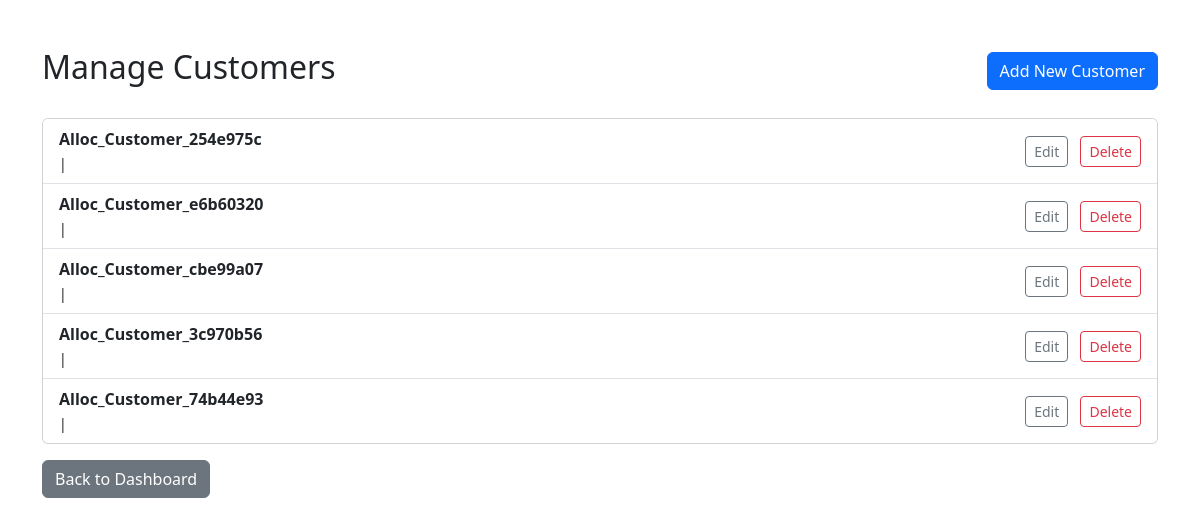
The app's page /customers (signed in) with its own data.
### app/models.py (models this page shows, shortened)
class Customer(db.Model):
    id = db.Column(db.Integer, primary_key=True)
    name = db.Column(db.String(100), nullable=False)
    phone = db.Column(db.String(20))
    email = db.Column(db.String(100))
    notes = db.Column(db.Text)
    jobs = db.relationship('Job', backref='customer', lazy=True)
    street = db.Column(db.String(200))
    town = db.Column(db.String(100))
    postcode = db.Column(db.String(20))
    latitude = db.Column(db.Float)
    longitude = db.Column(db.Float)

### app/routes.py (the view)
@main.route('/customers')
@login_required
@organizer_required
def customers():
    all_customers = Customer.query.all()
    return render_template('customers.html', customers=all_customers)

### app/routes.py (called while the page is built)
def organizer_required(f):
    @wraps(f)
    def decorated_function(*args, **kwargs):
        if not current_user.is_authenticated or current_user.role != 'organizer':
            return redirect(url_for('main.login')) # Or show a 403 error
        return f(*args, **kwargs)
    return decorated_function

### templates/customers.html (shortened to what this page needs)
{% extends "base.html" %}
{% block content %}
<div class="d-flex justify-content-between align-items-center mt-5">
  <h2>Manage Customers</h2>
  <a href="{{ url_for('main.add_customer') }}" class="btn btn-primary">Add New Customer</a>
</div>
<div class="card mt-4">
  <ul class="list-group list-group-flush">
    {% for customer in customers %}
      <li class="list-group-item d-flex justify-content-between align-items-center">
        <div>
          <strong>{{ customer.name }}</strong><br>
          <small>{{ customer.email }} | {{ customer.phone }}</small>
        </div>
        <div>
          <a href="{{ url_for('main.edit_customer', customer_id=customer.id) }}" class="btn btn-sm btn-outline-secondary me-2">Edit</a>
          <form method="post" action="{{ url_for('main.delete_customer', customer_id=customer.id) }}" style="display:inline;">
            <button type="submit" class="btn btn-sm btn-outline-danger">Delete</button>
          </form>
        </div>
      </li>
    {% else %}
      <li class="list-group-item">No customers found.</li>
    {% endfor %}
  </ul>
</div>
<a href="{{ url_for('main.dashboard') }}" class="btn btn-secondary mt-3">Back to Dashboard</a>
{% endblock %}

### records on screen
Customer: name "Alloc_Customer_254e975c"
Customer: name "Alloc_Customer_e6b60320"
Customer: name "Alloc_Customer_cbe99a07"
Customer: name "Alloc_Customer_3c970b56"
Customer: name "Alloc_Customer_74b44e93"
